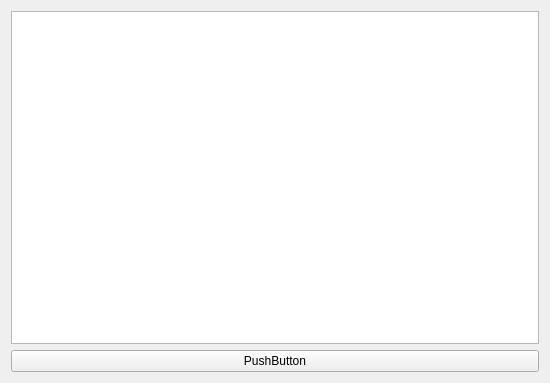
<?xml version="1.0" encoding="UTF-8"?>
<ui version="4.0">
 <class>MainWindow</class>
 <widget class="QMainWindow" name="MainWindow">
  <property name="geometry">
   <rect>
    <x>0</x>
    <y>0</y>
    <width>550</width>
    <height>383</height>
   </rect>
  </property>
  <property name="windowTitle">
   <string>MainWindow</string>
  </property>
  <widget class="QWidget" name="centralWidget">
   <layout class="QGridLayout" name="gridLayout">
    <item row="0" column="0">
     <layout class="QVBoxLayout" name="verticalLayout">
      <item>
       <widget class="QTableWidget" name="tableWidget"/>
      </item>
      <item>
       <widget class="QPushButton" name="pushButton">
        <property name="text">
         <string>PushButton</string>
        </property>
       </widget>
      </item>
     </layout>
    </item>
   </layout>
  </widget>
 </widget>
 <layoutdefault spacing="6" margin="11"/>
 <resources/>
 <connections/>
</ui>
